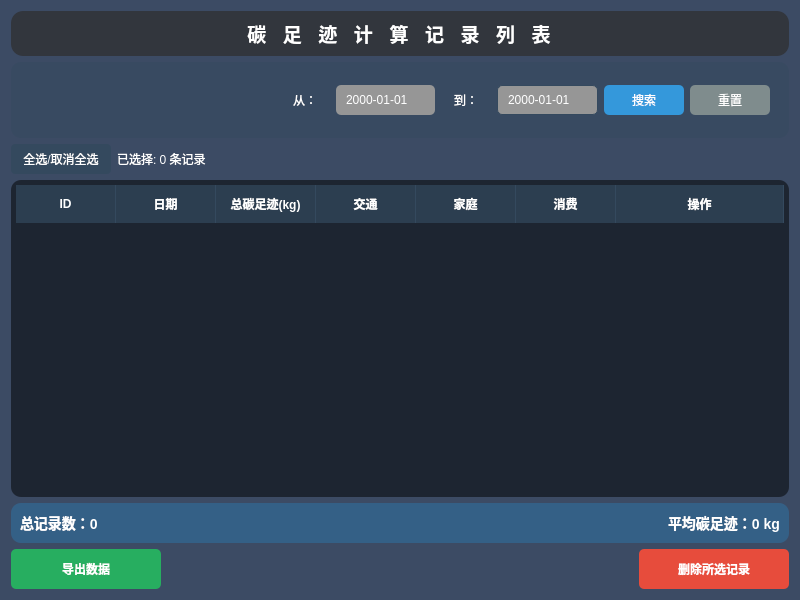
<?xml version="1.0" encoding="UTF-8"?>
<ui version="4.0">
 <class>DataPage</class>
 <widget class="QWidget" name="DataPage">
  <property name="geometry">
   <rect>
    <x>0</x>
    <y>0</y>
    <width>800</width>
    <height>600</height>
   </rect>
  </property>
  <property name="windowTitle">
   <string>数据管理</string>
  </property>
  <property name="styleSheet">
   <string notr="true">background-color: #3c4b64;</string>
  </property>
  <layout class="QVBoxLayout" name="verticalLayout">
   <item>
    <widget class="QLabel" name="titleLabel">
     <property name="font">
      <font>
       <pointsize>14</pointsize>
       <bold>true</bold>
      </font>
     </property>
     <property name="styleSheet">
      <string notr="true">color: white;
background-color: rgba(45, 45, 45, 180);
border-radius: 12px;
padding: 8px 15px;
letter-spacing: 2px;
font-weight: bold;
box-shadow: 0 4px 6px rgba(0, 0, 0, 60);
backdrop-filter: blur(8px);
-webkit-backdrop-filter: blur(8px);</string>
     </property>
     <property name="text">
      <string>碳  足  迹  计  算  记  录  列  表</string>
     </property>
     <property name="alignment">
      <set>Qt::AlignCenter</set>
     </property>
    </widget>
   </item>
   <item>
    <widget class="QFrame" name="searchFrame">
     <property name="styleSheet">
      <string notr="true">background-color: rgba(52, 73, 94, 120);
border-radius: 10px;
padding: 10px;</string>
     </property>
     <property name="frameShape">
      <enum>QFrame::StyledPanel</enum>
     </property>
     <property name="frameShadow">
      <enum>QFrame::Raised</enum>
     </property>
     <layout class="QHBoxLayout" name="searchLayout">
      <item>
       <spacer name="horizontalSpacer_4">
        <property name="orientation">
         <enum>Qt::Horizontal</enum>
        </property>
        <property name="sizeHint" stdset="0">
         <size>
          <width>40</width>
          <height>20</height>
         </size>
        </property>
       </spacer>
      </item>
      <item>
       <widget class="QLabel" name="dateFromLabel">
        <property name="minimumSize">
         <size>
          <width>40</width>
          <height>0</height>
         </size>
        </property>
        <property name="styleSheet">
         <string notr="true">color: white;
background-color: transparent;</string>
        </property>
        <property name="text">
         <string>从：</string>
        </property>
       </widget>
      </item>
      <item>
       <widget class="QDateEdit" name="fromDateEdit">
        <property name="minimumSize">
         <size>
          <width>0</width>
          <height>30</height>
         </size>
        </property>
        <property name="styleSheet">
         <string notr="true">QDateEdit {
  background-color: rgb(150, 150, 150);
  border-radius: 5px;
  color: white;
  padding: 2px 8px;
}
QDateEdit::drop-down {
  border: 0px;
  width: 20px;
}
QDateEdit::down-arrow {
  image: url(:/resource/calendar.png);
  width: 16px;
  height: 16px;
}</string>
        </property>
        <property name="displayFormat">
         <string>yyyy-MM-dd</string>
        </property>
        <property name="calendarPopup">
         <bool>true</bool>
        </property>
       </widget>
      </item>
      <item>
       <widget class="QLabel" name="dateToLabel">
        <property name="minimumSize">
         <size>
          <width>10</width>
          <height>0</height>
         </size>
        </property>
        <property name="styleSheet">
         <string notr="true">color: white;
background-color: transparent;</string>
        </property>
        <property name="text">
         <string>到：</string>
        </property>
       </widget>
      </item>
      <item>
       <widget class="QDateEdit" name="toDateEdit">
        <property name="minimumSize">
         <size>
          <width>0</width>
          <height>30</height>
         </size>
        </property>
        <property name="styleSheet">
         <string notr="true">QDateEdit {
  background-color: rgb(150, 150, 150);
  border: 1px solid #34495e;
  border-radius: 5px;
  color: white;
  padding: 2px 8px;
}
QDateEdit::drop-down {
  border: 0px;
  width: 20px;
}
QDateEdit::down-arrow {
  image: url(:/resource/calendar.png);
  width: 16px;
  height: 16px;
}</string>
        </property>
        <property name="displayFormat">
         <string>yyyy-MM-dd</string>
        </property>
        <property name="calendarPopup">
         <bool>true</bool>
        </property>
       </widget>
      </item>
      <item>
       <widget class="QPushButton" name="searchButton">
        <property name="minimumSize">
         <size>
          <width>80</width>
          <height>30</height>
         </size>
        </property>
        <property name="styleSheet">
         <string notr="true">QPushButton {
  background-color: #3498db;
  color: white;
  border-radius: 5px;
  padding: 5px 15px;
}
QPushButton:hover {
  background-color: #2980b9;
}
QPushButton:pressed {
  background-color: #1f6dad;
}</string>
        </property>
        <property name="text">
         <string>搜索</string>
        </property>
       </widget>
      </item>
      <item>
       <widget class="QPushButton" name="resetButton">
        <property name="minimumSize">
         <size>
          <width>80</width>
          <height>30</height>
         </size>
        </property>
        <property name="styleSheet">
         <string notr="true">QPushButton {
  background-color: #7f8c8d;
  color: white;
  border-radius: 5px;
  padding: 5px 15px;
}
QPushButton:hover {
  background-color: #95a5a6;
}
QPushButton:pressed {
  background-color: #5f6c6d;
}</string>
        </property>
        <property name="text">
         <string>重置</string>
        </property>
       </widget>
      </item>
     </layout>
    </widget>
   </item>
   <item>
    <layout class="QHBoxLayout" name="selectionToolsLayout">
     <item>
      <widget class="QPushButton" name="selectAllButton">
       <property name="minimumSize">
        <size>
         <width>100</width>
         <height>30</height>
        </size>
       </property>
       <property name="styleSheet">
        <string notr="true">QPushButton {
  background-color: #34495e;
  color: white;
  border-radius: 4px;
  padding: 4px 8px;
}
QPushButton:hover {
  background-color: #2c3e50;
}
QPushButton:pressed {
  background-color: #1f2c38;
}</string>
       </property>
       <property name="text">
        <string>全选/取消全选</string>
       </property>
      </widget>
     </item>
     <item>
      <widget class="QLabel" name="selectionCountLabel">
       <property name="styleSheet">
        <string notr="true">color: white;
font-size: 12px;</string>
       </property>
       <property name="text">
        <string>已选择: 0 条记录</string>
       </property>
      </widget>
     </item>
     <item>
      <spacer name="horizontalSpacer_3">
       <property name="orientation">
        <enum>Qt::Horizontal</enum>
       </property>
       <property name="sizeHint" stdset="0">
        <size>
         <width>40</width>
         <height>20</height>
        </size>
       </property>
      </spacer>
     </item>
    </layout>
   </item>
   <item>
    <widget class="QTableWidget" name="dataTableWidget">
     <property name="styleSheet">
      <string notr="true">QTableWidget {
  background-color: rgba(0, 0, 0, 130);
  alternate-background-color: rgba(44, 62, 80, 80);
  color: white;
  gridline-color: #34495e;
  border-radius: 10px;
  padding: 5px;
  selection-background-color: #2980b9;
  selection-color: white;
  outline: none;
}

QTableWidget::item {
  padding: 5px;
  border-bottom: 1px solid rgba(255, 255, 255, 20);
}

QTableWidget::item:selected {
  background-color: #3498db;
}

QHeaderView::section {
  background-color: #2c3e50;
  color: white;
  padding: 8px;
  font-weight: bold;
  border: none;
  border-right: 1px solid #34495e;
}

QTableWidget QScrollBar:vertical {
  background: #2c3e50;
  width: 10px;
  margin: 0px;
}

QTableWidget QScrollBar::handle:vertical {
  background: #34495e;
  min-height: 20px;
  border-radius: 5px;
}

QTableWidget QScrollBar::add-line:vertical,
QTableWidget QScrollBar::sub-line:vertical {
  height: 0px;
}

QTableCornerButton::section {
  background-color: #2c3e50;
  border: none;
}</string>
     </property>
     <property name="frameShape">
      <enum>QFrame::NoFrame</enum>
     </property>
     <property name="frameShadow">
      <enum>QFrame::Plain</enum>
     </property>
     <property name="verticalScrollBarPolicy">
      <enum>Qt::ScrollBarAsNeeded</enum>
     </property>
     <property name="horizontalScrollBarPolicy">
      <enum>Qt::ScrollBarAsNeeded</enum>
     </property>
     <property name="alternatingRowColors">
      <bool>true</bool>
     </property>
     <property name="selectionMode">
      <enum>QAbstractItemView::MultiSelection</enum>
     </property>
     <property name="selectionBehavior">
      <enum>QAbstractItemView::SelectRows</enum>
     </property>
     <property name="showGrid">
      <bool>false</bool>
     </property>
     <property name="gridStyle">
      <enum>Qt::DotLine</enum>
     </property>
     <property name="sortingEnabled">
      <bool>true</bool>
     </property>
     <property name="cornerButtonEnabled">
      <bool>false</bool>
     </property>
     <attribute name="horizontalHeaderMinimumSectionSize">
      <number>50</number>
     </attribute>
     <attribute name="horizontalHeaderDefaultSectionSize">
      <number>100</number>
     </attribute>
     <attribute name="horizontalHeaderStretchLastSection">
      <bool>true</bool>
     </attribute>
     <attribute name="verticalHeaderVisible">
      <bool>false</bool>
     </attribute>
     <column>
      <property name="text">
       <string>ID</string>
      </property>
     </column>
     <column>
      <property name="text">
       <string>日期</string>
      </property>
     </column>
     <column>
      <property name="text">
       <string>总碳足迹(kg)</string>
      </property>
     </column>
     <column>
      <property name="text">
       <string>交通</string>
      </property>
     </column>
     <column>
      <property name="text">
       <string>家庭</string>
      </property>
     </column>
     <column>
      <property name="text">
       <string>消费</string>
      </property>
     </column>
     <column>
      <property name="text">
       <string>操作</string>
      </property>
     </column>
    </widget>
   </item>
   <item>
    <widget class="QFrame" name="statsFrame">
     <property name="styleSheet">
      <string notr="true">background-color: rgba(41, 128, 185, 100);
border-radius: 10px;</string>
     </property>
     <property name="frameShape">
      <enum>QFrame::StyledPanel</enum>
     </property>
     <property name="frameShadow">
      <enum>QFrame::Raised</enum>
     </property>
     <layout class="QHBoxLayout" name="statsLayout">
      <item>
       <widget class="QLabel" name="totalRecordsLabel">
        <property name="styleSheet">
         <string notr="true">color: white;
background-color: transparent;
font-size: 14px;
font-weight: bold;</string>
        </property>
        <property name="text">
         <string>总记录数：0</string>
        </property>
       </widget>
      </item>
      <item>
       <spacer name="horizontalSpacer">
        <property name="orientation">
         <enum>Qt::Horizontal</enum>
        </property>
        <property name="sizeHint" stdset="0">
         <size>
          <width>40</width>
          <height>20</height>
         </size>
        </property>
       </spacer>
      </item>
      <item>
       <widget class="QLabel" name="averageLabel">
        <property name="styleSheet">
         <string notr="true">color: white;
background-color: transparent;
font-size: 14px;
font-weight: bold;</string>
        </property>
        <property name="text">
         <string>平均碳足迹：0 kg</string>
        </property>
       </widget>
      </item>
     </layout>
    </widget>
   </item>
   <item>
    <layout class="QHBoxLayout" name="buttonsLayout">
     <item>
      <widget class="QPushButton" name="exportButton">
       <property name="minimumSize">
        <size>
         <width>150</width>
         <height>40</height>
        </size>
       </property>
       <property name="styleSheet">
        <string notr="true">QPushButton {
  background-color: #27ae60;
  color: white;
  border-radius: 5px;
  padding: 5px 15px;
  font-weight: bold;
}
QPushButton:hover {
  background-color: #2ecc71;
}
QPushButton:pressed {
  background-color: #16a085;
}</string>
       </property>
       <property name="text">
        <string>导出数据</string>
       </property>
       <property name="icon">
        <iconset theme="document-save"/>
       </property>
      </widget>
     </item>
     <item>
      <spacer name="horizontalSpacer_2">
       <property name="orientation">
        <enum>Qt::Horizontal</enum>
       </property>
       <property name="sizeHint" stdset="0">
        <size>
         <width>40</width>
         <height>20</height>
        </size>
       </property>
      </spacer>
     </item>
     <item>
      <widget class="QPushButton" name="deleteButton">
       <property name="minimumSize">
        <size>
         <width>150</width>
         <height>40</height>
        </size>
       </property>
       <property name="styleSheet">
        <string notr="true">QPushButton {
  background-color: #e74c3c;
  color: white;
  border-radius: 5px;
  padding: 5px 15px;
  font-weight: bold;
}
QPushButton:hover {
  background-color: #c0392b;
}
QPushButton:pressed {
  background-color: #a52a2a;
}</string>
       </property>
       <property name="text">
        <string>删除所选记录</string>
       </property>
       <property name="icon">
        <iconset theme="edit-delete"/>
       </property>
      </widget>
     </item>
    </layout>
   </item>
  </layout>
 </widget>
 <resources/>
 <connections/>
</ui>
